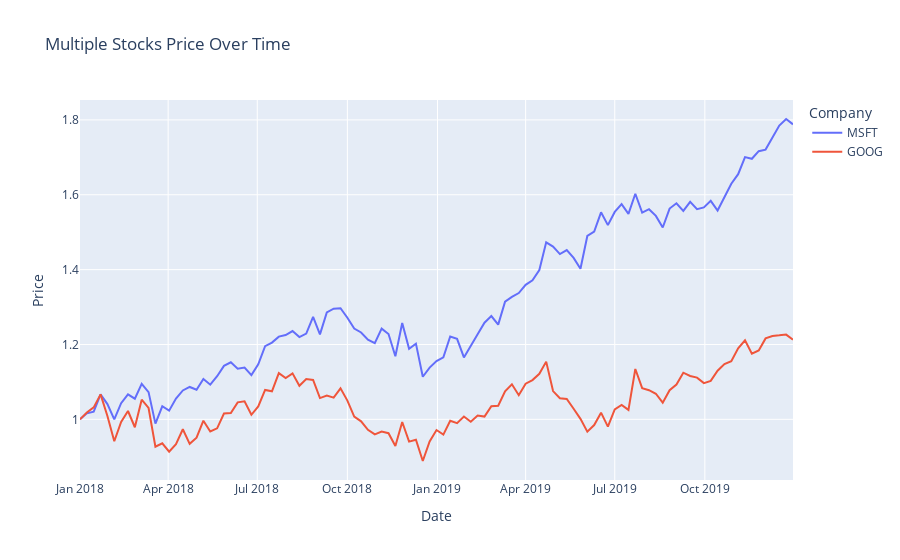

Notebook code cell kept with this figure:
### Code cell
# Allows us to create graph objects for making more customized plot
import plotly.graph_objects as go
df_stocks = px.data.stocks()
fig1  = px.line(
    df_stocks, 
    x = 'date', 
    y  = 'MSFT', 
    labels = {'date':'Date','MSFT':'Price'},
    title='Microsoft Stock Price Over Time'
)
# Multiple line plots
fig2 = px.line(
    df_stocks, 
    x = 'date', 
    y  = ['MSFT', 'GOOG'],
    title='Multiple Stocks Price Over Time',
    labels = {'value': 'Price','variable':'Company','date':'Date'}
)
fig2.show()
